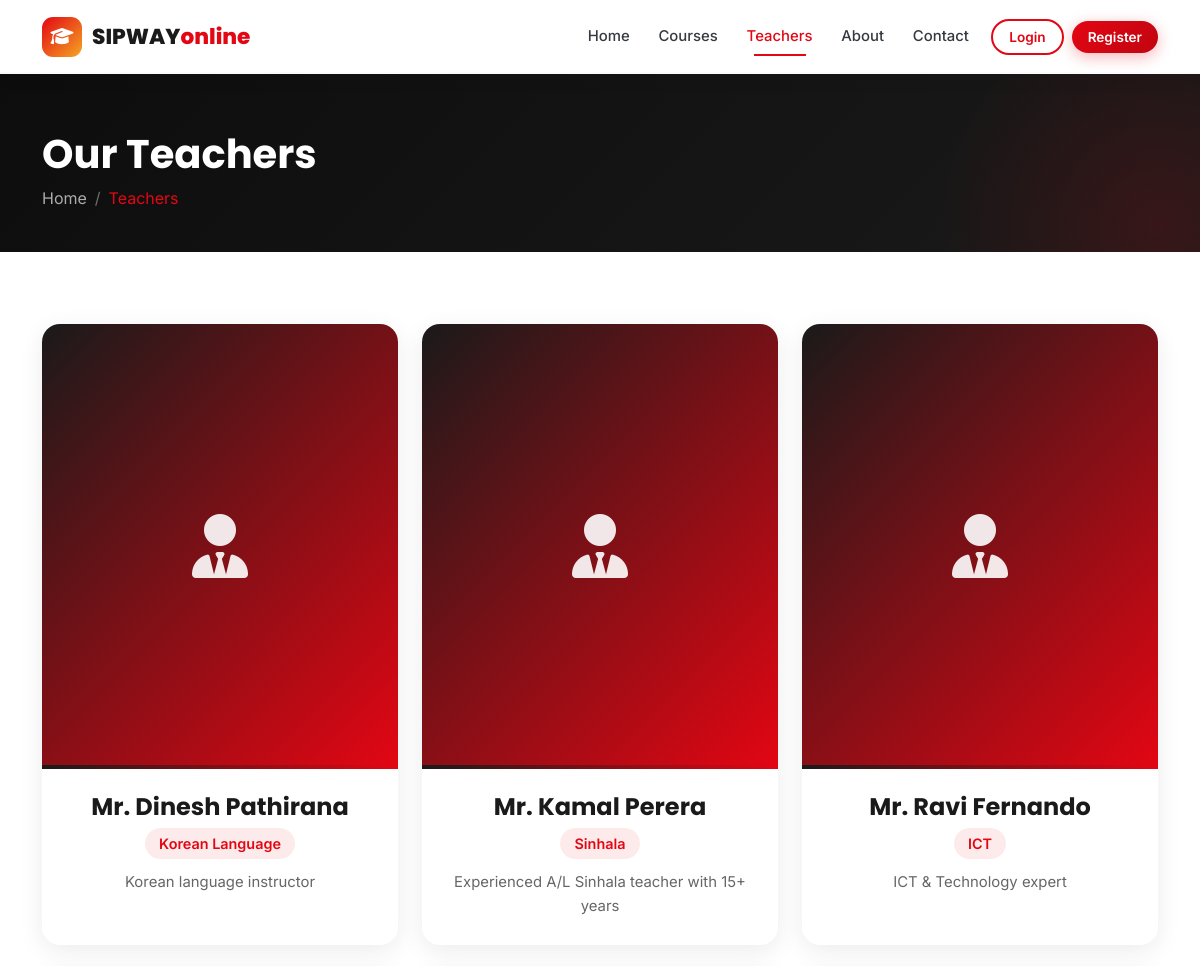
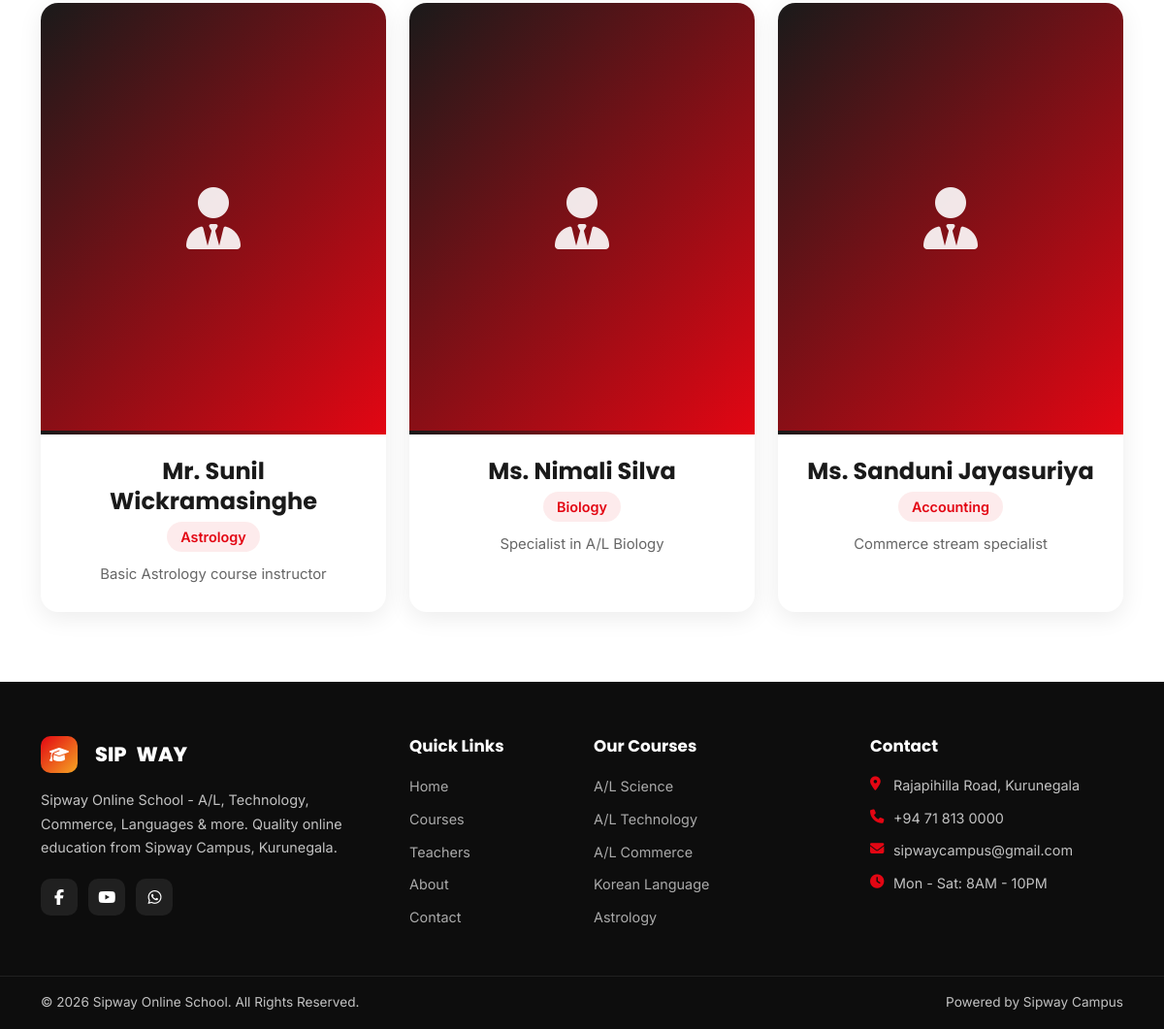
The app's page /teachers.php with its own data (2 pictures, top to bottom).
### tables this page shows
CREATE TABLE teachers (
    id INT AUTO_INCREMENT PRIMARY KEY,
    full_name VARCHAR(100) NOT NULL,
    email VARCHAR(100),
    phone VARCHAR(20),
    subject VARCHAR(100),
    bio TEXT,
    photo VARCHAR(255) DEFAULT 'default-teacher.jpg',
    status ENUM('active','inactive') DEFAULT 'active',
    created_at TIMESTAMP DEFAULT CURRENT_TIMESTAMP
);

### includes/functions.php (called while the page is built, shortened)
<?php
function e($str) {
    return htmlspecialchars($str ?? '', ENT_QUOTES, 'UTF-8');
}
function isLoggedIn() {
    return isset($_SESSION['user_id']);
}
function imageUrl($folder, $filename, $fallbackIcon = 'fas fa-book') {
    return null;
}

### teachers.php (the view, shortened to what this page needs)
<?php
require_once 'includes/header.php';
$pdo = getDB();
$teachers = $pdo->query("SELECT * FROM teachers WHERE status='active' ORDER BY full_name")->fetchAll();
?>
<section class="page-header">
    <div class="container position-relative">
        <h1 data-aos="fade-up">Our Teachers</h1>
        <nav aria-label="breadcrumb">
            <ol class="breadcrumb">
                <li class="breadcrumb-item"><a href="index.php">Home</a></li>
                <li class="breadcrumb-item active">Teachers</li>
            </ol>
        </nav>
    </div>
</section>
<section class="section">
    <div class="container">
        <div class="row g-4">
            <?php foreach ($teachers as $i => $t): ?>
                <?php $tImg = imageUrl('teachers', $t['photo'] ?? null); ?>
                <div class="col-lg-4 col-md-6" data-aos="fade-up" data-aos-delay="<?php echo $i * 80; ?>">
                    <div class="teacher-card">
                        <?php if ($tImg): ?>
                            <div class="teacher-photo" style="--photo:url('<?php echo e($tImg); ?>')">
                                <img src="<?php echo e($tImg); ?>"
                                     alt="<?php echo e($t['full_name']); ?>"
                                     loading="lazy">
                            </div>
                        <?php else: ?>
                            <div class="teacher-photo no-photo">
                                <i class="fas fa-user-tie"></i>
                            </div>
                        <?php endif; ?>
                        <div class="teacher-body">
                            <h4><?php echo e($t['full_name']); ?></h4>
                            <span class="teacher-subject"><?php echo e($t['subject']); ?></span>
                            <p class="teacher-bio"><?php echo e($t['bio']); ?></p>
                        </div>
                    </div>
                </div>
            <?php endforeach; ?>
        </div>
    </div>
</section>
<?php require_once 'includes/footer.php'; ?>

### includes/header.php (shortened to what this page needs)
<?php
require_once __DIR__ . '/functions.php';
$current_page = basename($_SERVER['PHP_SELF'], '.php');
?>
<!DOCTYPE html>
<html lang="en">
<head>
    <link href="https://cdn.jsdelivr.net/npm/bootstrap@5.3.3/dist/css/bootstrap.min.css" rel="stylesheet">
    <link rel="stylesheet" href="https://cdnjs.cloudflare.com/ajax/libs/font-awesome/6.5.1/css/all.min.css">
    <link href="https://unpkg.com/aos@2.3.1/dist/aos.css" rel="stylesheet">
    <link rel="stylesheet" href="<?php echo SITE_URL; ?>/assets/css/style.css">
</head>
<body>
<?php require_once __DIR__ . '/navbar.php'; ?>
<div class="nav-spacer"></div>

### includes/navbar.php (shortened to what this page needs)
<nav class="navbar navbar-expand-lg fixed-top" id="mainNav">
    <div class="container">
        <a class="navbar-brand" href="<?php echo SITE_URL; ?>/index.php">
            <span class="brand-icon"><i class="fas fa-graduation-cap"></i></span>
            <span class="brand-text">SIPWAY<span>online</span></span>
        </a>
        <div class="collapse navbar-collapse" id="navbarNav">
            <ul class="navbar-nav ms-auto align-items-lg-center">
                <li class="nav-item"><a class="nav-link <?php echo $current_page=='index'?'active':''; ?>" href="<?php echo SITE_URL; ?>/index.php">Home</a></li>
                <li class="nav-item"><a class="nav-link <?php echo $current_page=='courses'||$current_page=='course-details'?'active':''; ?>" href="<?php echo SITE_URL; ?>/courses.php">Courses</a></li>
                <li class="nav-item"><a class="nav-link <?php echo $current_page=='teachers'?'active':''; ?>" href="<?php echo SITE_URL; ?>/teachers.php">Teachers</a></li>
                <li class="nav-item"><a class="nav-link <?php echo $current_page=='about'?'active':''; ?>" href="<?php echo SITE_URL; ?>/about.php">About</a></li>
                <li class="nav-item"><a class="nav-link <?php echo $current_page=='contact'?'active':''; ?>" href="<?php echo SITE_URL; ?>/contact.php">Contact</a></li>
                <?php if (isLoggedIn()): ?>
                <li class="nav-item dropdown">
                    <a class="nav-link dropdown-toggle" href="#" data-bs-toggle="dropdown">
                        <i class="fas fa-user-circle me-1"></i> <?php echo e($_SESSION['full_name'] ?? 'Account'); ?>
                    </a>
                    <ul class="dropdown-menu dropdown-menu-end">
                        <?php if (isStudent()): ?>
                        <li><a class="dropdown-item" href="<?php echo SITE_URL; ?>/student-dashboard.php"><i class="fas fa-book-open me-2"></i>My Learning</a></li>
                        <?php endif; ?>
                        <li><hr class="dropdown-divider"></li>
                        <li><a class="dropdown-item" href="<?php echo SITE_URL; ?>/logout.php"><i class="fas fa-sign-out-alt me-2"></i>Logout</a></li>
                    </ul>
                </li>
                <?php else: ?>
                <li class="nav-item ms-lg-2"><a class="btn btn-outline-primary btn-sm px-3" href="<?php echo SITE_URL; ?>/login.php">Login</a></li>
                <li class="nav-item ms-lg-2 mt-2 mt-lg-0"><a class="btn btn-primary btn-sm px-3" href="<?php echo SITE_URL; ?>/register.php">Register</a></li>
                <?php endif; ?>
            </ul>
        </div>
    </div>
</nav>

### includes/footer.php (shortened to what this page needs)
<footer class="footer">
    <div class="footer-top">
        <div class="container">
            <div class="row g-4">
                <div class="col-lg-4 col-md-6" data-aos="fade-up">
                    <div class="footer-brand">
                        <span class="brand-icon" style="width:38px;height:38px;font-size:1rem;display:inline-flex;align-items:center;justify-content:center;background:linear-gradient(135deg,#E30613,#F5A623);border-radius:10px;color:#fff;margin-right:8px"><i class="fas fa-graduation-cap"></i></span>
                        SIP<span>WAY</span>
                    </div>
                    <p class="footer-desc">Sipway Online School - A/L, Technology, Commerce, Languages & more. Quality online education from Sipway Campus, Kurunegala.</p>
                    <div class="social-links">
                        <a href="https://www.facebook.com/sipwaycampus" target="_blank" class="social-link"><i class="fab fa-facebook-f"></i></a>
                        <a href="#" class="social-link"><i class="fab fa-youtube"></i></a>
                        <a href="#" class="social-link"><i class="fab fa-whatsapp"></i></a>
                    </div>
                </div>
                <div class="col-lg-2 col-md-6" data-aos="fade-up" data-aos-delay="80">
                    <h5 class="footer-title">Quick Links</h5>
                    <ul class="footer-links">
                        <li><a href="<?php echo SITE_URL; ?>/index.php">Home</a></li>
                        <li><a href="<?php echo SITE_URL; ?>/courses.php">Courses</a></li>
                        <li><a href="<?php echo SITE_URL; ?>/teachers.php">Teachers</a></li>
                        <li><a href="<?php echo SITE_URL; ?>/about.php">About</a></li>
                        <li><a href="<?php echo SITE_URL; ?>/contact.php">Contact</a></li>
                    </ul>
                </div>
                <div class="col-lg-3 col-md-6" data-aos="fade-up" data-aos-delay="160">
                    <h5 class="footer-title">Our Courses</h5>
                    <ul class="footer-links">
                        <li><a href="<?php echo SITE_URL; ?>/courses.php?cat=al-science">A/L Science</a></li>
                        <li><a href="<?php echo SITE_URL; ?>/courses.php?cat=al-technology">A/L Technology</a></li>
                        <li><a href="<?php echo SITE_URL; ?>/courses.php?cat=al-commerce">A/L Commerce</a></li>
                        <li><a href="<?php echo SITE_URL; ?>/courses.php?cat=languages">Korean Language</a></li>
                        <li><a href="<?php echo SITE_URL; ?>/courses.php?cat=astrology">Astrology</a></li>
                    </ul>
                </div>
                <div class="col-lg-3 col-md-6" data-aos="fade-up" data-aos-delay="240">
                    <h5 class="footer-title">Contact</h5>
                    <ul class="footer-contact">
                        <li><i class="fas fa-map-marker-alt"></i> Rajapihilla Road, Kurunegala</li>
                        <li><i class="fas fa-phone"></i> +94 71 813 0000</li>
                        <li><i class="fas fa-envelope"></i> sipwaycampus@gmail.com</li>
                        <li><i class="fas fa-clock"></i> Mon - Sat: 8AM - 10PM</li>
                    </ul>
                </div>
            </div>
        </div>
    </div>
    <div class="footer-bottom">
        <div class="container">
            <div class="row align-items-center">
                <div class="col-md-6"><p class="mb-0">&copy; <?php echo date('Y'); ?> Sipway Online School. All Rights Reserved.</p></div>
                <div class="col-md-6 text-md-end"><p class="mb-0">Powered by Sipway Campus</p></div>
            </div>
        </div>
    </div>
</footer>
</body>
</html>

### assets/css/style.css (style rules this page uses)
:root { --red: #E30613; --red-dark: #C00510; --black: #1A1A1A; --black-dark: #0D0D0D; --orange: #F5A623; --white: #fff; --gray-100: #f8f9fa; --gray-200: #e9ecef; --gray-500: #6c757d; --gray-700: #343a40; --radius: 12px; --radius-lg: 20px; --shadow: 0 4px 20px rgba(0,0,0,0.08); --shadow-lg: 0 10px 40px rgba(0,0,0,0.12); --transition: all 0.3s cubic-bezier(0.4,0,0.2,1); }
* { margin:0;padding:0;box-sizing:border-box }
html { scroll-behavior:smooth }
body { font-family:'Inter','Poppins',sans-serif;color:var(--black);background:var(--white);line-height:1.6;overflow-x:hidden }
h1,h2,h3,h4,h5,h6 { font-family:'Poppins',sans-serif;font-weight:700;line-height:1.3 }
a { text-decoration:none;transition:var(--transition) }
.navbar { background:rgba(255,255,255,.97);backdrop-filter:blur(20px);box-shadow:0 2px 20px rgba(0,0,0,.06);padding:.75rem 0;transition:var(--transition) }
.navbar-brand { display:flex;align-items:center;gap:10px;font-size:1.35rem;font-weight:800;color:var(--black)!important;font-family:'Poppins',sans-serif }
.brand-icon { width:40px;height:40px;background:linear-gradient(135deg,var(--red),var(--orange));border-radius:11px;display:flex;align-items:center;justify-content:center;color:#fff;font-size:1.15rem }
.brand-text span { color:var(--red) }
.nav-spacer { height:72px }
.navbar-nav .nav-link { font-weight:500;color:var(--gray-700)!important;padding:.45rem .9rem!important;position:relative;font-size:.93rem }
.navbar-nav .nav-link::after { content:'';position:absolute;bottom:0;left:50%;width:0;height:2px;background:var(--red);transition:var(--transition);transform:translateX(-50%) }
.navbar-nav .nav-link:hover::after,.navbar-nav .nav-link.active::after { width:55% }
.navbar-nav .nav-link:hover,.navbar-nav .nav-link.active { color:var(--red)!important }
.btn { font-weight:600;border-radius:50px;padding:.65rem 1.6rem;transition:var(--transition);border:none }
.btn-primary { background:linear-gradient(135deg,var(--red),var(--red-dark));color:#fff;box-shadow:0 4px 15px rgba(227,6,19,.3) }
.btn-outline-primary { border:2px solid var(--red);color:var(--red);background:transparent }
.btn-sm { padding:.35rem 1.1rem;font-size:.85rem }
.section { padding:4.5rem 0 }
.page-header { background:linear-gradient(135deg,#0D0D0D,#1A1A1A);color:#fff;padding:3.5rem 0 2.5rem;position:relative;overflow:hidden }
.page-header::before { content:'';position:absolute;top:-40%;right:-15%;width:450px;height:450px;background:radial-gradient(circle,rgba(227,6,19,.15) 0%,transparent 70%) }
.page-header h1 { font-size:clamp(1.7rem,3.5vw,2.5rem);margin-bottom:.4rem }
.breadcrumb { background:transparent;padding:0;margin:0 }
.breadcrumb-item a { color:rgba(255,255,255,.65) }
.breadcrumb-item.active { color:var(--red) }
.breadcrumb-item+.breadcrumb-item::before { color:rgba(255,255,255,.4) }
.footer { background:var(--black-dark);color:rgba(255,255,255,.75) }
.footer-top { padding:3.5rem 0 2.5rem }
.footer-brand { display:flex;align-items:center;gap:10px;margin-bottom:1rem;font-size:1.3rem;font-weight:800;color:#fff;font-family:'Poppins',sans-serif }
.footer-desc { font-size:.9rem;margin-bottom:1.2rem;line-height:1.7 }
.social-links { display:flex;gap:.7rem }
.social-link { width:38px;height:38px;background:rgba(255,255,255,.08);border-radius:10px;display:flex;align-items:center;justify-content:center;color:#fff;transition:var(--transition) }
.footer-title { color:#fff;font-size:1.05rem;margin-bottom:1.1rem;font-weight:700 }
.footer-links { list-style:none;padding:0;margin:0 }
.footer-links li { margin-bottom:.5rem }
.footer-links a { color:rgba(255,255,255,.65);font-size:.9rem;transition:var(--transition) }
.footer-contact { list-style:none;padding:0;margin:0 }
.footer-contact li { display:flex;align-items:flex-start;gap:8px;margin-bottom:.65rem;font-size:.9rem }
.footer-contact i { color:var(--red);margin-top:3px;width:16px }
.footer-bottom { border-top:1px solid rgba(255,255,255,.08);padding:1rem 0;font-size:.85rem }

### records on screen
teachers: full_name "Mr. Dinesh Pathirana", subject "Korean Language", bio "Korean language instructor"
teachers: full_name "Mr. Kamal Perera", subject "Sinhala", bio "Experienced A/L Sinhala teacher with 15+ years"
teachers: full_name "Mr. Ravi Fernando", subject "ICT", bio "ICT & Technology expert"
teachers: full_name "Mr. Sunil Wickramasinghe", subject "Astrology", bio "Basic Astrology course instructor"
teachers: full_name "Ms. Nimali Silva", subject "Biology", bio "Specialist in A/L Biology"
teachers: full_name "Ms. Sanduni Jayasuriya", subject "Accounting", bio "Commerce stream specialist"
